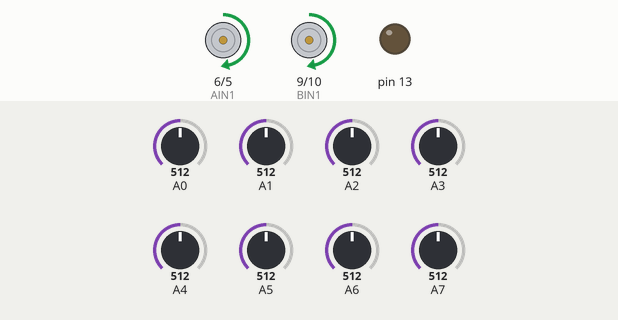
Simulated run of this sketch. Board: Arduino Nano, built with avr-gcc and run on an emulated ATmega328P. Shown: motor-driver pin pairs drawn as motors (green arrow = first pin HIGH = forward, orange = second pin HIGH = backward, longer = more drive), output pins drawn as LEDs (lit = HIGH). The test bench sets the inputs (shaded band); at power-on: A0 = 512, A5 = 512, A7 = 512, A1 = 512, A2 = 512, A3 = 512, A4 = 512, A6 = 512. What the sketch prints to the serial monitor is not drawn.

Above: at 5.9 s.
6.0 s: A0 set to 716
At 7.2 s:
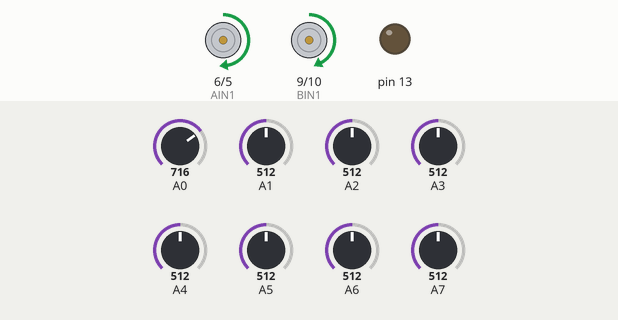
7.5 s: A5 set to 40
At 8.3 s:
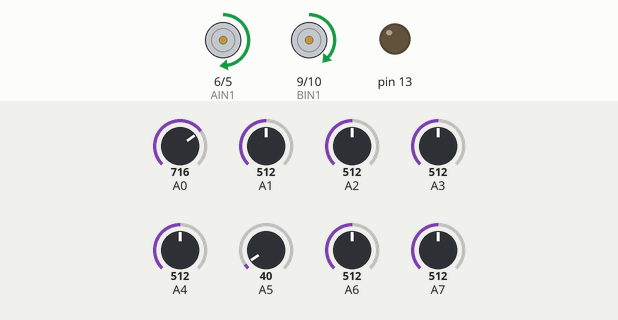
9.0 s: A7 set to 716
At 9.7 s:
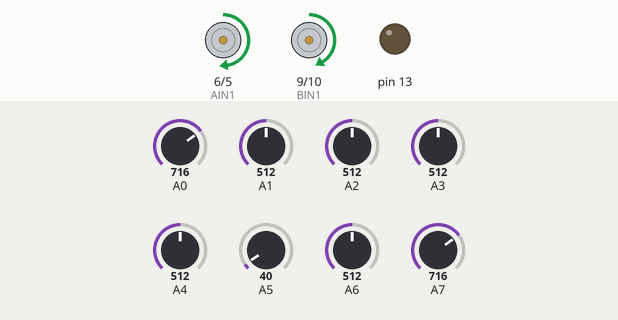
10.5 s: A1 set to 40
At 10.8 s:
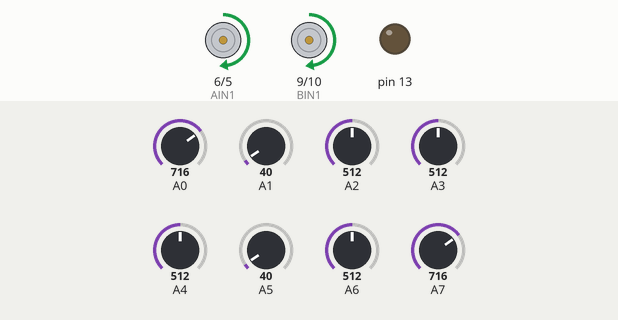
12.0 s: A2 set to 716
At 13.2 s:
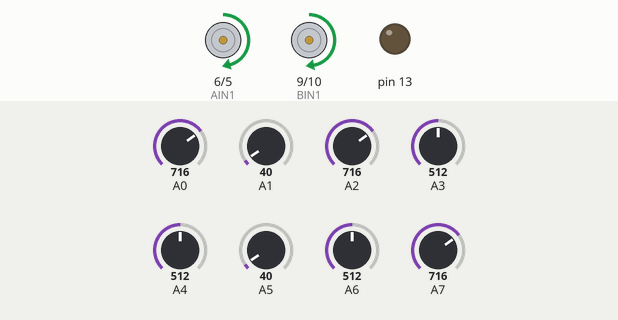
15.0 s: A3 set to 716
At 15.5 s:
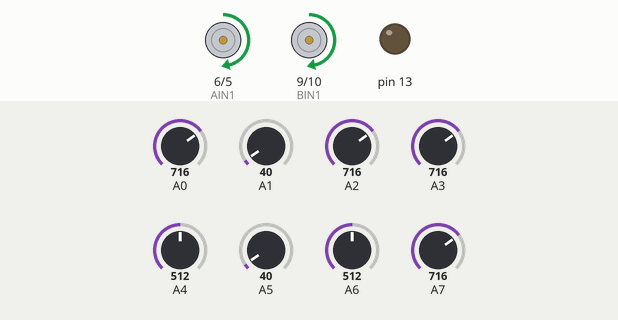
Timing chart, 0 to 17.5 s (numbered marks = the images above; inputs shaded):
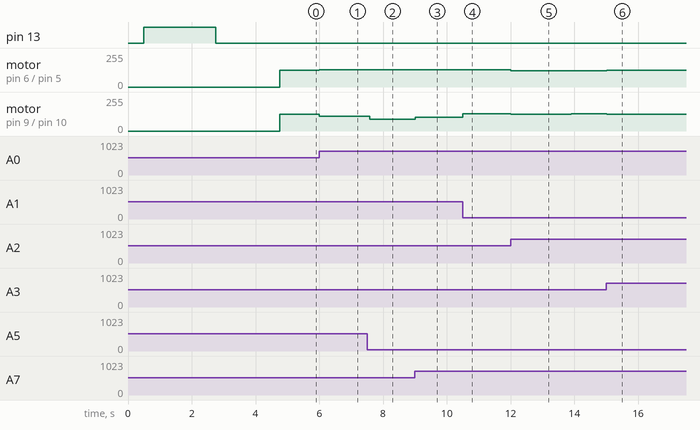

Measured:
- after the input at 6.0 s, motor on pin 6 (AIN1) / pin 5 (AIN2): forward 125/255 → forward 128/255 at once; motor on pin 9 (BIN1) / pin 10 (BIN2): forward 125/255 → forward 110/255 at once, → forward 109/255 0.14 s later
- after the input at 7.5 s, motor on pin 9 (BIN1) / pin 10 (BIN2): forward 109/255 → forward 88/255 after 0.08 s, → forward 87/255 1.0 s later
- after the input at 9.0 s, motor on pin 9 (BIN1) / pin 10 (BIN2): forward 87/255 → forward 105/255 at once, → forward 104/255 0.99 s later
- after the input at 10.5 s, motor on pin 9 (BIN1) / pin 10 (BIN2): forward 104/255 → forward 128/255 at once
- after the input at 12.0 s, motor on pin 9 (BIN1) / pin 10 (BIN2): forward 128/255 → forward 127/255 at once, → forward 128/255 1.9 s later
- after the input at 15.0 s, motor on pin 6 (AIN1) / pin 5 (AIN2): forward 121/255 → forward 124/255 at once; motor on pin 9 (BIN1) / pin 10 (BIN2): forward 128/255 → forward 125/255 at once

The sketch:

ders_19_cizgi_izleyen_3.ino
```cpp
#include <QTRSensors.h>

// Motor sürücü TB6612 bağlantıları
#define AIN1 6   // Sol motor PWM
#define AIN2 5   // Sol motor PWM
#define BIN1 9   // Sağ motor PWM
#define BIN2 10  // Sağ motor PWM

// QTR-8A Sensör nesnesi
QTRSensors qtr;
const uint8_t sensorCount = 8;
uint16_t sensorValues[sensorCount];

// PID Değişkenleri
float Kp = 0.09;    // Oransal kazanç
float Ki = 0.00001;  // İntegral kazanç
float Kd = 0.5;     // Türevsel kazanç
float lastError = 0, integral = 0;

int baseSpeed = 125;  // Sabit hız değeri (PWM kontrolü için 0-255 arası ayarlanabilir)
int turnSpeed = 75;  // Dönüş hızı
int sayac = 0;
int ref = 500;
int anlik_zaman;

void setup() {
  Serial.begin(9600);
  pinMode(AIN1, OUTPUT);
  pinMode(AIN2, OUTPUT);
  pinMode(BIN1, OUTPUT);
  pinMode(BIN2, OUTPUT);
  pinMode(13, OUTPUT);

  qtr.setTypeAnalog();
  qtr.setSensorPins((const uint8_t[]){ A0, A1, A2, A3, A4, A5, A6, A7 }, sensorCount);
  qtr.setEmitterPin(2);  // Sensör LED kontrol pini (gerekirse ayarla)

  delay(500);
  Serial.println("Sensör Kalibrasyonu Başlıyor...");
  digitalWrite(13, HIGH);
  for (int i = 0; i < 50; i++) {
    qtr.calibrate();
    delay(20);
  }
  Serial.println("Kalibrasyon Tamamlandı!");
  digitalWrite(13, LOW);
  delay(2000);
}

void loop()
{
  int position = qtr.readLineBlack(sensorValues);
  int error = position - 3500;

  if (sensorValues[7] > ref && sensorValues[6] > ref && sensorValues[5] > ref && sensorValues[4] > ref && sensorValues[3] > ref && sensorValues[2] > ref && sensorValues[1] > ref && sensorValues[0] > ref)
  {

  }

  // 90 derece dönüş kontrolü
  if (sensorValues[0] > ref && sensorValues[1] > ref && sensorValues[2] > ref && sensorValues[3] > ref) {
    delay(15);
    turnRight();
    delay(70);

    do {
      qtr.read(sensorValues);
    } while (sensorValues[4] < ref);
    return;
  }

  if (sensorValues[7] > ref && sensorValues[6] > ref && sensorValues[5] > ref && sensorValues[4] > ref) {

    // Sağ 90 derece dönüş
    delay(15);
    turnLeft();
    delay(70);

    do {
      qtr.read(sensorValues);
    } while (sensorValues[3] < ref);
    return;
  }

  // PID Hesaplama
  integral += error;
  float derivative = error - lastError;
  float correction = (Kp * error) + (Ki * integral) + (Kd * derivative);
  lastError = error;

  int leftSpeed = baseSpeed + correction;
  int rightSpeed = baseSpeed - correction;

  // Hızları sınırla
  leftSpeed = constrain(leftSpeed, 0, 128);
  rightSpeed = constrain(rightSpeed, 0, 128);

  // Motorları çalıştır
  setMotorSpeed(leftSpeed, rightSpeed);
}

void setMotorSpeed(int leftSpeed, int rightSpeed) {
  // Sol motor kontrolü (PWM ile hız ayarı)
  analogWrite(AIN1, rightSpeed);
  analogWrite(AIN2, 0);

  // Sağ motor kontrolü (PWM ile hız ayarı)
  analogWrite(BIN1, leftSpeed);
  analogWrite(BIN2, 0);
}

void turnLeft()
{
  analogWrite(AIN1, 0);
  analogWrite(AIN2, turnSpeed);
  analogWrite(BIN1, turnSpeed);
  analogWrite(BIN2, 0);
}

void turnRight()
{
  analogWrite(AIN1, turnSpeed);
  analogWrite(AIN2, 0);
  analogWrite(BIN1, 0);
  analogWrite(BIN2, turnSpeed);
}

void stop()
{
  analogWrite(AIN1, 0);
  analogWrite(AIN2, 0);
  analogWrite(BIN1, 0);
  analogWrite(BIN2, 0);
}
```
